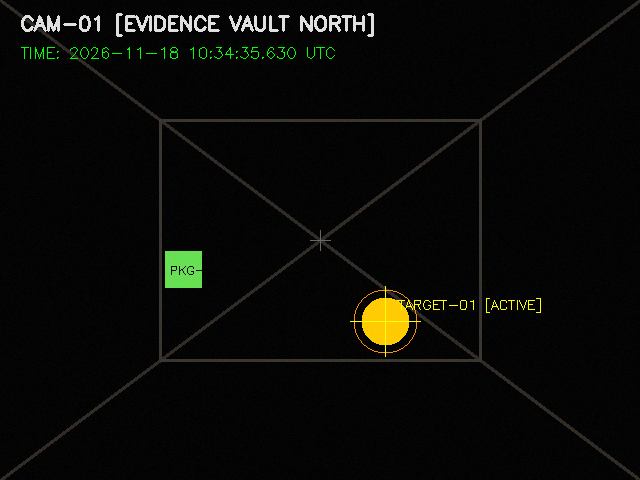
#> input picture evidence/frames/frame_000005.png, 640 x 480 px, given in place of the camera
$ python live_monitor.py   (older library calls are emulated)
#> lines starting #> are read from the running program, lines starting #| are printed output that depends on the picture; after the words box and inside, x2 and y2 are one past the last pixel; in counts of white or black regions, pixels touching at a corner belong together
### core/video_engine.py
"""
Video Engine for Live Capture, Ingestion, and Synthetic CCTV Generation.
Supports physical webcams, pre-recorded video files, and animated synthetic feeds.
"""

import cv2
import time
import math
import numpy as np
from typing import Optional, Tuple, Generator


class SyntheticCCTVGenerator:
    """
    Generates realistic, animated CCTV surveillance frames.
    Useful for demonstration, headless testing, or when a physical webcam is unavailable.
    """

    # [58 lines left out: functions __init__, generate_frame, not called in this run]


class VideoStreamSource:
    """
    Unified video source supporting:
    1. 'webcam' (default index 0)
    2. 'file' (path to video file)
    3. 'synthetic' (synthetic CCTV generator)
    """

    def __init__(self, mode: str = "webcam", device_index: int = 0, file_path: Optional[str] = None):
        self.mode = mode.lower()
        self.device_index = device_index
        self.file_path = file_path
        self.cap: Optional[cv2.VideoCapture] = None
        self.synthetic_gen: Optional[SyntheticCCTVGenerator] = None
        self.is_opened = False

        self._initialize()

    def _initialize(self):
        if self.mode == "synthetic":
            self.synthetic_gen = SyntheticCCTVGenerator()
            self.is_opened = True
        elif self.mode == "file":
            if not self.file_path:
                raise ValueError("file_path must be provided when mode is 'file'")
            self.cap = cv2.VideoCapture(self.file_path)
            self.is_opened = self.cap.isOpened()
        else:
            # Webcam mode
            self.cap = cv2.VideoCapture(self.device_index)
            self.is_opened = self.cap.isOpened()

    def read(self) -> Tuple[bool, Optional[np.ndarray]]:
        """Reads the next frame from the configured stream."""
        if self.mode == "synthetic":
            frame = self.synthetic_gen.generate_frame()
            return True, frame

        if self.cap is not None and self.is_opened:
            ret, frame = self.cap.read()
            # If video file reached the end, loop or return False
            if not ret and self.mode == "file":
                self.cap.set(cv2.CAP_PROP_POS_FRAMES, 0)
                ret, frame = self.cap.read()
            return ret, frame

        return False, None

    def release(self):
        """Releases the camera or video capture handle."""
        if self.cap is not None:
            self.cap.release()
            self.is_opened = False


# [144 lines left out: functions add_cryptographic_hud, add_dual_sentinel_hud, not called in this run]

### core/masking_detector.py
"""
Masking Detection Engine for Video Surveillance Forensics.
Detects:
1. Camera Lens Occlusion (Physical masking: covered lens, spray, tape, blackout, severe blinding)
2. Digital Occlusion Box Masking (Pasted solid/semi-solid black/gray/white redaction boxes)
3. Static Background Patch Cloning (Frozen inpainting masks covering movement)
Computes exact bounding boxes, mask coverage ratio, and confidence scores.
"""

import cv2
import numpy as np
from dataclasses import dataclass, field
from typing import List, Tuple, Optional, Dict, Any


@dataclass
class MaskingResult:
    is_masked: bool
    mask_type: str  # "NONE", "LENS_OCCLUSION", "DIGITAL_BOX_MASK", "STATIC_PATCH_CLONE", "BLUR_MASK"
    confidence: float  # 0.0 to 1.0
    bounding_boxes: List[Tuple[int, int, int, int]] = field(default_factory=list)  # (x, y, w, h)
    mask_area_ratio: float = 0.0  # Fraction of frame covered by mask (0.0 to 1.0)
    details: str = "No masking detected"
    annotated_frame: Optional[np.ndarray] = None


class MaskingDetector:
    """
    Forensic Computer Vision engine specializing in video masking and occlusion detection.
    Works standalone on raw video or in conjunction with SHA-256 cryptographic hash chains.
    """

    def __init__(
        self,
        min_box_area_ratio: float = 0.015,  # At least 1.5% of frame area
        max_box_area_ratio: float = 0.80,   # Up to 80% of frame area
        min_rectangular_extent: float = 0.78, # Area / (bw * bh) ratio
        lens_occlusion_blur_thresh: float = 10.0
    ):
        self.min_box_area_ratio = min_box_area_ratio
        self.max_box_area_ratio = max_box_area_ratio
        self.min_rectangular_extent = min_rectangular_extent
        self.lens_occlusion_blur_thresh = lens_occlusion_blur_thresh

    def detect_lens_occlusion(self, frame: np.ndarray) -> Tuple[bool, float, str]:
        """
        Detects complete or near-complete camera lens occlusion:
        - Hand/cloth/tape placed over camera
        - Spray paint on lens
        - Complete darkness (blackout) or extreme overexposure (blinding flashlight)
        """
        h, w, _ = frame.shape
        gray = cv2.cvtColor(frame, cv2.COLOR_BGR2GRAY)

        mean_val = float(np.mean(gray))
        std_val = float(np.std(gray))

        # Blackout occlusion (e.g. tape or hand blocking light completely)
        if mean_val < 28.0 and std_val < 16.0:
            return True, 0.98, "Lens Blackout / Covered Camera (Near-zero dynamic range)"

        # Whiteout / Blinding flash occlusion
        if mean_val > 235.0 and std_val < 18.0:
            return True, 0.95, "Lens Whiteout / Camera Blinding (Overexposure occlusion)"

        # Severe Defocus / Extreme Obstruction / Tape over lens (Laplacian variance)
        lap_var = float(cv2.Laplacian(gray, cv2.CV_64F).var())
        if lap_var < self.lens_occlusion_blur_thresh and std_val < 18.0:
            return True, 0.92, f"Lens Occlusion / Extreme Obstruction (Laplacian variance: {lap_var:.2f})"

        # Low variance flat surface covering camera (e.g., paper/finger)
        if std_val < 8.0 and (mean_val < 60.0 or mean_val > 180.0):
            return True, 0.90, "Lens Occlusion (Uniform flat surface covering lens)"

        return False, 0.0, "Lens clear"

    def detect_digital_box_masking(
        self, frame: np.ndarray
    ) -> Tuple[bool, List[Tuple[int, int, int, int]], float, float, str]:
        """
        Detects digital occlusion boxes (solid or near-solid rectangular redaction masks)
        pasted onto video frames to obscure people, vehicles, or timestamps.
        Uses local variance analysis and rectangular compactness.
        """
        h, w, _ = frame.shape
        total_pixels = h * w
        gray = cv2.cvtColor(frame, cv2.COLOR_BGR2GRAY)

        # 1. Compute local variance in 5x5 sliding window
        mean = cv2.blur(gray, (5, 5))
        sqr_mean = cv2.blur(gray**2, (5, 5))
        var = np.maximum(0, sqr_mean - mean**2)

        # Digital masks (blackout, solid gray, whiteout, red boxes) are spatially flat (var < 6.0)
        flat_mask = (var < 6.0).astype(np.uint8) * 255
        kernel = cv2.getStructuringElement(cv2.MORPH_RECT, (3, 3))
        flat_mask = cv2.morphologyEx(flat_mask, cv2.MORPH_CLOSE, kernel)

        n_labels, labels, stats, centroids = cv2.connectedComponentsWithStats(flat_mask)

        detected_boxes = []
        total_masked_area = 0

        for i in range(1, n_labels):
            area = stats[i, cv2.CC_STAT_AREA]
            area_ratio = area / total_pixels

            if area_ratio < self.min_box_area_ratio or area_ratio > self.max_box_area_ratio:
                continue

            bx = stats[i, cv2.CC_STAT_LEFT]
            by = stats[i, cv2.CC_STAT_TOP]
            bw = stats[i, cv2.CC_STAT_WIDTH]
            bh = stats[i, cv2.CC_STAT_HEIGHT]

            # Aspect ratio check (not extreme 1-pixel line)
            aspect = float(bw) / bh if bh > 0 else 0
            if aspect < 0.20 or aspect > 5.0:
                continue

            # Rectangular compactness check: A digital box fills > 78% of its bounding rect
            extent = float(area) / (bw * bh)
            if extent < self.min_rectangular_extent:
                continue

            # Ensure bounding box is not touching all 4 boundaries (which would be full-frame)
            if bw >= (w - 10) and bh >= (h - 10):
                continue

            detected_boxes.append((bx, by, bw, bh))
            total_masked_area += (bw * bh)

        if detected_boxes:
            mask_ratio = min(1.0, total_masked_area / total_pixels)
            confidence = min(0.99, 0.80 + (mask_ratio * 0.3))
            details = f"Detected {len(detected_boxes)} digital occlusion mask(s) covering {mask_ratio*100:.1f}% of frame"
            return True, detected_boxes, mask_ratio, confidence, details

        return False, [], 0.0, 0.0, "No digital box masks detected"

    # [35 lines left out: function detect_static_patch_masking, not called in this run]

    def analyze_frame_masking(
        self,
        frame: np.ndarray,
        prev_frame: Optional[np.ndarray] = None
    ) -> MaskingResult:
        """
        Executes complete multi-angle masking analysis on an individual frame.
        """
        annotated = frame.copy()
        h, w, _ = frame.shape

        # 1. Lens Occlusion Check
        is_lens, lens_conf, lens_msg = self.detect_lens_occlusion(frame)
        if is_lens:
            cv2.rectangle(annotated, (10, 10), (w - 10, h - 10), (0, 0, 255), 4)
            cv2.putText(annotated, f"ALERT: {lens_msg.upper()}", (20, 50),
                        cv2.FONT_HERSHEY_SIMPLEX, 0.65, (0, 0, 255), 2)
            return MaskingResult(
                is_masked=True,
                mask_type="LENS_OCCLUSION",
                confidence=lens_conf,
                bounding_boxes=[(0, 0, w, h)],
                mask_area_ratio=1.0,
                details=lens_msg,
                annotated_frame=annotated
            )

        # 2. Digital Occlusion Box Check
        is_box, boxes, box_ratio, box_conf, box_msg = self.detect_digital_box_masking(frame)
        if is_box:
            for (bx, by, bw, bh) in boxes:
                # Highlight detected mask in bright red with yellow border
                cv2.rectangle(annotated, (bx, by), (bx + bw, by + bh), (0, 0, 255), 3)
                cv2.rectangle(annotated, (bx, by), (bx + bw, by + bh), (0, 255, 255), 1)
                cv2.putText(annotated, f"DIGITAL MASK DETECTED ({bw}x{bh})",
                            (bx, max(20, by - 8)),
                            cv2.FONT_HERSHEY_SIMPLEX, 0.5, (0, 0, 255), 2)

            return MaskingResult(
                is_masked=True,
                mask_type="DIGITAL_BOX_MASK",
                confidence=box_conf,
                bounding_boxes=boxes,
                mask_area_ratio=box_ratio,
                details=box_msg,
                annotated_frame=annotated
            )

        # 3. Static Background Clone Patch Check
        if prev_frame is not None:
            is_patch, patches, patch_conf, patch_msg = self.detect_static_patch_masking(prev_frame, frame)
            if is_patch:
                for (px, py, pw, ph) in patches:
                    cv2.rectangle(annotated, (px, py), (px + pw, py + ph), (255, 0, 255), 3)
                    cv2.putText(annotated, "STATIC CLONE PATCH", (px, max(20, py - 8)),
                                cv2.FONT_HERSHEY_SIMPLEX, 0.5, (255, 0, 255), 2)
                return MaskingResult(
                    is_masked=True,
                    mask_type="STATIC_PATCH_CLONE",
                    confidence=patch_conf,
                    bounding_boxes=patches,
                    mask_area_ratio=sum([pw * ph for _, _, pw, ph in patches]) / (h * w),
                    details=patch_msg,
                    annotated_frame=annotated
                )

        return MaskingResult(
            is_masked=False,
            mask_type="NONE",
            confidence=0.0,
            bounding_boxes=[],
            mask_area_ratio=0.0,
            details="No masking or lens occlusion detected. Frame visually uncompromised.",
            annotated_frame=annotated
        )

### core/hash_chain.py
"""
Cryptographic Hash Chain Engine for Live Video Integrity
Implements SHA-256 Frame Hashing, Recursive Chain Hashing, and Session Signatures.
"""

import hashlib
import hmac
import os
import json
from typing import Optional, Tuple
import numpy as np


GENESIS_HASH = "GENESIS"


def sha256_bytes(data: bytes) -> str:
    """Calculate SHA-256 hexadecimal digest for raw bytes."""
    return hashlib.sha256(data).hexdigest()


def sha256_str(text: str) -> str:
    """Calculate SHA-256 hexadecimal digest for a UTF-8 string."""
    return hashlib.sha256(text.encode("utf-8")).hexdigest()


# [10 lines left out: function compute_frame_hash, not called in this run]


def create_chain_hash(previous_hash: str, index: int, frame_hash: str) -> str:
    """
    Computes the recursive hash chain node:
    C_i = SHA256( previous_hash || index || frame_hash )
    Concatenation scheme: f"{previous_hash}:{index}:{frame_hash}"
    """
    payload = f"{previous_hash}:{index}:{frame_hash}"
    return sha256_str(payload)


# [20 lines left out: functions verify_chain_link, compute_session_signature, verify_session_signature, not called in this run]

### live_monitor.py
"""
Real-Time Dual-Screen Video Integrity & Live Masking/Tamper Sentinel.
Displays side-by-side:
- Left: Live Ingestion Feed (Webcam / Synthetic CCTV)
- Right: Real-time Cryptographic Sentinel & Masking Tamper Alarm

Interactive Controls:
- Press 'M': Inject on-the-fly Digital Masking Attack (redaction box)
- Press 'T': Inject on-the-fly Pixel Tamper Stamp
- Press 'L': Inject on-the-fly Camera Lens Blackout
- Press 'R': Reset & re-anchor integrity chain
- Press 'Q': Quit
"""

import cv2
import time
import argparse
import numpy as np

from core.hash_chain import GENESIS_HASH, sha256_bytes, create_chain_hash
from core.video_engine import VideoStreamSource
from core.masking_detector import MaskingDetector


def run_live_monitor(source_mode: str = "synthetic", device_index: int = 0):
#> called with source_mode = 'webcam', device_index = 0
    print("\n========================================================")
    print(" LIVE DUAL-SCREEN VIDEO INTEGRITY & MASKING MONITOR")
    print("========================================================")
    print("Interactive Live Controls:")
    print("  [M] - Inject Digital Masking Attack (Redaction Box)")
    print("  [T] - Inject Pixel Alteration Tamper Stamp")
    print("  [L] - Inject Camera Lens Blackout / Occlusion")
    print("  [R] - Reset & Re-anchor Integrity Chain")
    print("  [Q] - Quit Monitoring")
    print("========================================================\n")

    stream = VideoStreamSource(mode=source_mode, device_index=device_index)
    if not stream.is_opened:
        if source_mode == "webcam":
            print("[!] Physical webcam unavailable. Falling back to Synthetic CCTV stream.")
            stream = VideoStreamSource(mode="synthetic")
        else:
            print("[!] Could not open video source.")
            return

    mask_detector = MaskingDetector()
    previous_chain = GENESIS_HASH
    frame_index = 0
    active_attack = "NONE"  # "NONE", "MASK_BOX", "TAMPER_STAMP", "LENS_BLACKOUT"
    tamper_count = 0
    alert_flasher = 0
    first_tamper_frame = None

    window_name = "Live Crypto Sentinel - Dual-Screen Video Integrity & Masking Monitor"
    cv2.namedWindow(window_name, cv2.WINDOW_AUTOSIZE)

    try:
        while True:
            ret, frame = stream.read()
#> in read, frame is the input picture: shape (480, 640, 3); mean B, G, R 6.8, 9.6, 9
            if not ret or frame is None:
                break

            frame_index += 1
            h, w, _ = frame.shape

            # Ground truth authentic frame
            clean_frame = frame.copy()

            # Apply live injected attack if active
            monitored_frame = clean_frame.copy()
            if active_attack == "MASK_BOX":
                # Solid black digital redaction box
                bx, by = int(w * 0.25), int(h * 0.25)
                bw, bh = int(w * 0.45), int(h * 0.45)
                cv2.rectangle(monitored_frame, (bx, by), (bx + bw, by + bh), (0, 0, 0), -1)
            elif active_attack == "TAMPER_STAMP":
                tamper_box_x = int(w * 0.35)
                tamper_box_y = int(h * 0.35)
                box_w, box_h = int(w * 0.3), int(h * 0.3)
                cv2.rectangle(monitored_frame, (tamper_box_x, tamper_box_y),
                              (tamper_box_x + box_w, tamper_box_y + box_h), (0, 0, 255), -1)
                cv2.putText(monitored_frame, "TAMPER ATTACK", (tamper_box_x + 10, tamper_box_y + 40),
                            cv2.FONT_HERSHEY_SIMPLEX, 0.7, (255, 255, 255), 2)
            elif active_attack == "LENS_BLACKOUT":
                monitored_frame[:] = 2

            # Compute expected hash from pristine source
            expected_hash = sha256_bytes(clean_frame.tobytes())
            expected_chain = create_chain_hash(previous_chain, frame_index, expected_hash)

            # Compute actual hash from monitored channel
            actual_hash = sha256_bytes(monitored_frame.tobytes())
            actual_chain = create_chain_hash(previous_chain, frame_index, actual_hash)

            # Dual verification check: Hashing + Masking
            is_frame_authentic = (actual_hash == expected_hash)
#> is_frame_authentic = True
            is_chain_authentic = (actual_chain == expected_chain)
#> is_chain_authentic = True
            mask_res = mask_detector.analyze_frame_masking(monitored_frame)
#> in detect_lens_occlusion, `gray = cv2.cvtColor(frame, cv2.COLOR_BGR2GRAY)`:
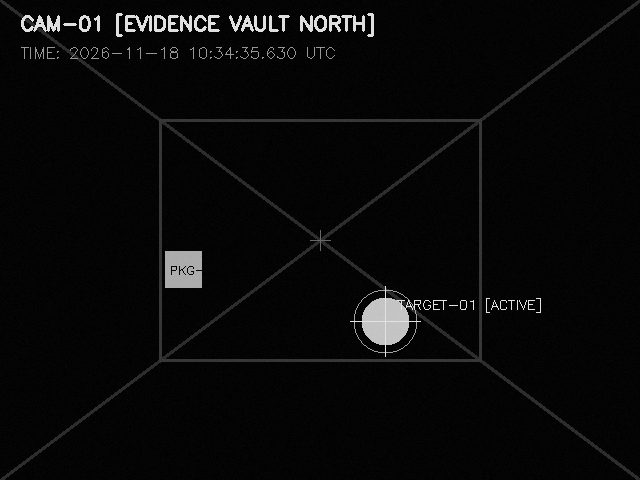
#> gray: shape (480, 640); min 0, max 227, mean 9.1
#> in detect_lens_occlusion, `mean_val = float(np.mean(gray))`: mean_val = 9.09
#> in detect_lens_occlusion, `std_val = float(np.std(gray))`: std_val = 29.85
#> in detect_lens_occlusion, `lap_var = float(cv2.Laplacian(gray, cv2.CV_64F).var())`: lap_var = 2433.1
#> in analyze_frame_masking, `is_lens, lens_conf, lens_msg = self.detect_lens_occlusion(frame)`: is_lens = False; lens_conf = 0; lens_msg = 'Lens clear'
#> in detect_digital_box_masking, `mean = cv2.blur(gray, (5, 5))`:
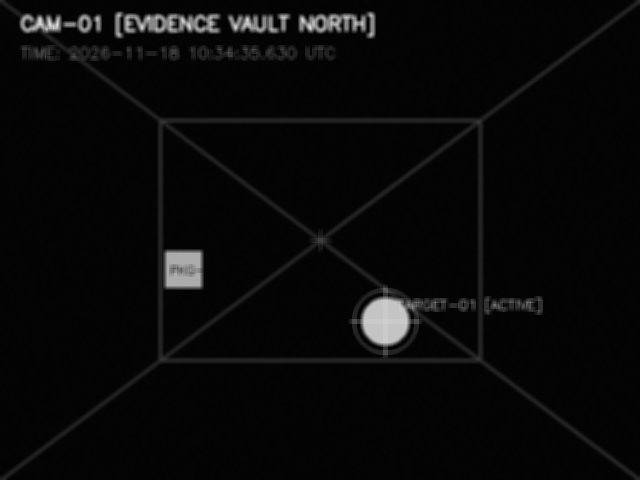
#> mean: shape (480, 640); min 2, max 224, mean 9.1
#> in detect_digital_box_masking, `sqr_mean = cv2.blur(gray**2, (5, 5))`:
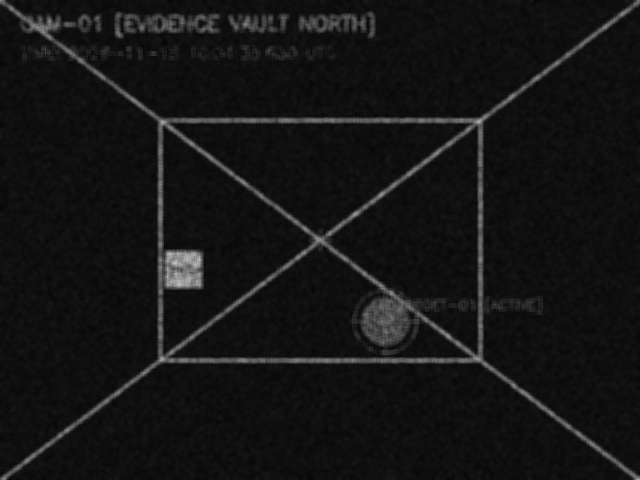
#> sqr_mean: shape (480, 640); min 5, max 198, mean 20.4
#> in detect_digital_box_masking, `var = np.maximum(0, sqr_mean - mean**2)`:
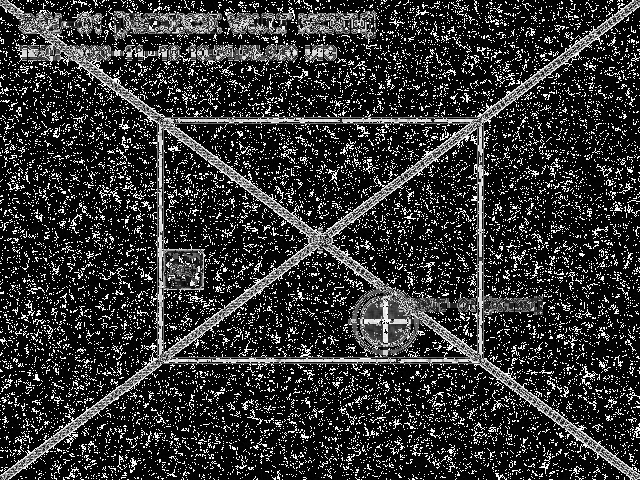
#> var: shape (480, 640); min 0, max 255, mean 51.7
#> in detect_digital_box_masking, `flat_mask = (var < 6.0).astype(np.uint8) * 255`:
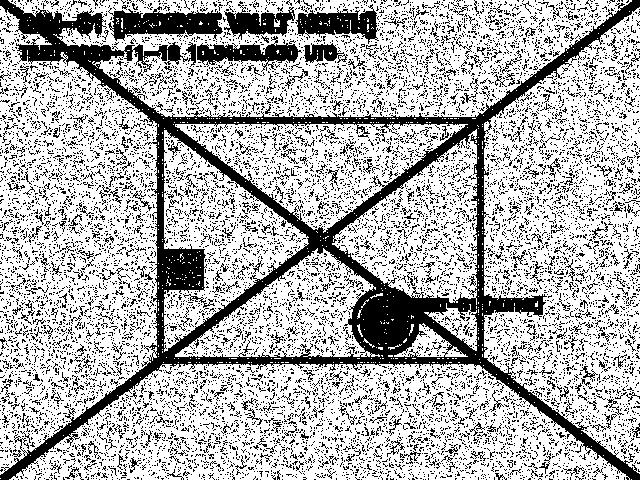
#> flat_mask: shape (480, 640); 70.3% white; 11449 black regions (11034 under 20 px), largest, box (x1, y1, x2, y2) and area: (0, 0, 640, 480) 34376, (108, 6, 223, 41) 2318, (295, 4, 380, 44) 1678
#> in detect_digital_box_masking, `flat_mask = cv2.morphologyEx(flat_mask, cv2.MORPH_CLOSE, kernel)`:
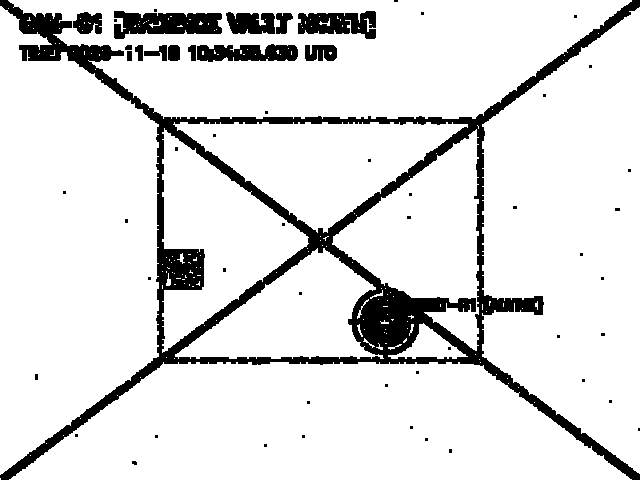
#> flat_mask: shape (480, 640); 88.1% white; 56 black regions (42 under 20 px), largest, box (x1, y1, x2, y2) and area: (0, 0, 640, 480) 28532, (114, 11, 222, 39) 2119, (298, 11, 376, 39) 1513
#> in detect_digital_box_masking, `n_labels, labels, stats, centroids = cv2.connectedComponentsWithStats(..`:
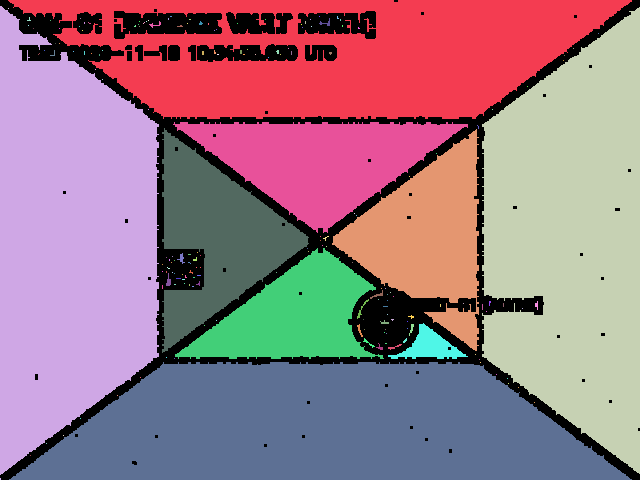
#> labels: shape (480, 640) int32; 185 distinct labels, from 0 to 184; one colour per label, 0 black
#> in detect_digital_box_masking, `n_labels, labels, stats, centroids = cv2.connectedComponentsWithStats(..`: n_labels = 185; stats = 185 rows, first 6: [0, 0, 640, 480, 36650], [8, 0, 624, 119, 46195], [0, 6, 159, 469, 54644], [482, 7, 158, 467, 53850], [8, 8, 1, 1, 1], [27, 17, 4, 4, 7]; centroids = 185 pairs, first value 0 to 598, second value 8 to 478.5
#> the loop in detect_digital_box_masking, `for i in range(1, n_labels):` made 184 passes
#> (area, area_ratio) on passes 14, 20: (29, 9.44e-05), (25, 8.14e-05)
#> (the rest of the program and of its run is left out)
